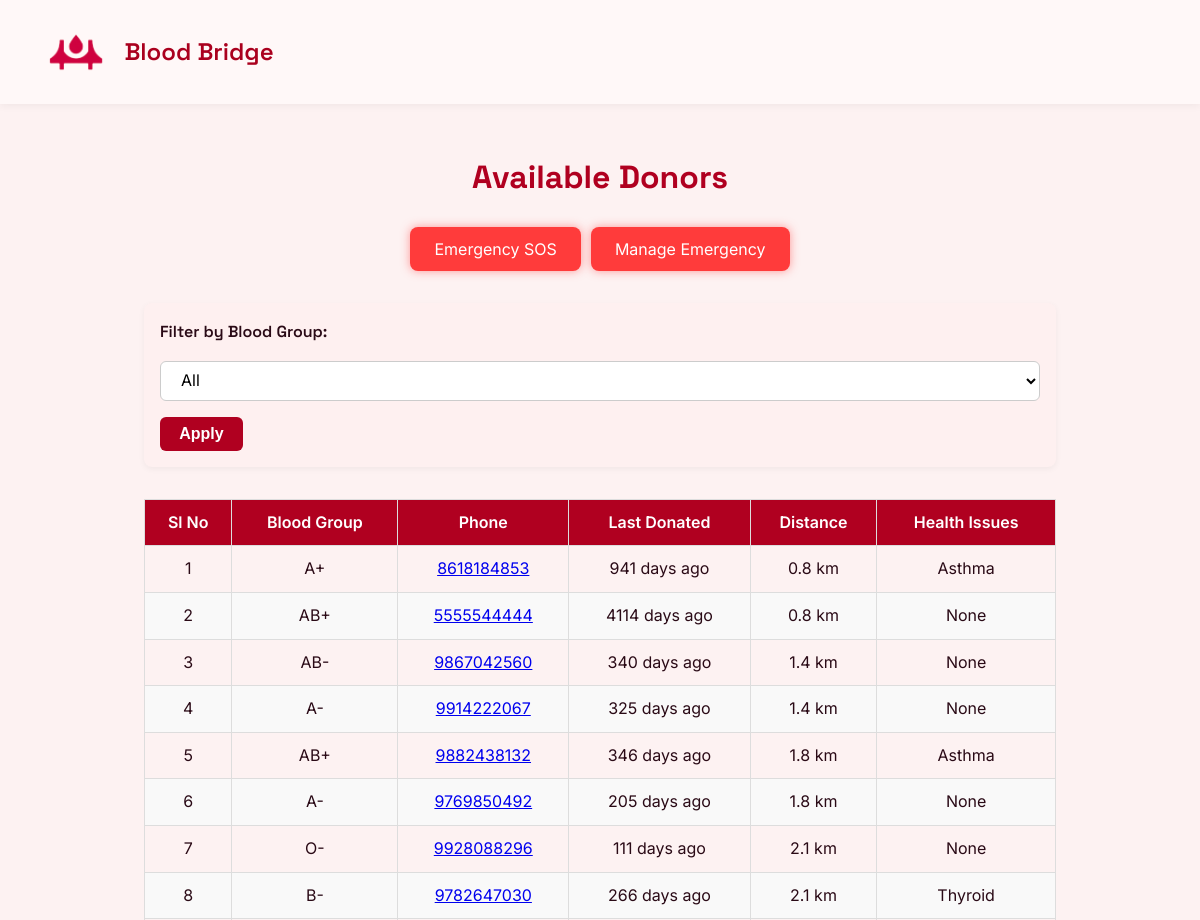
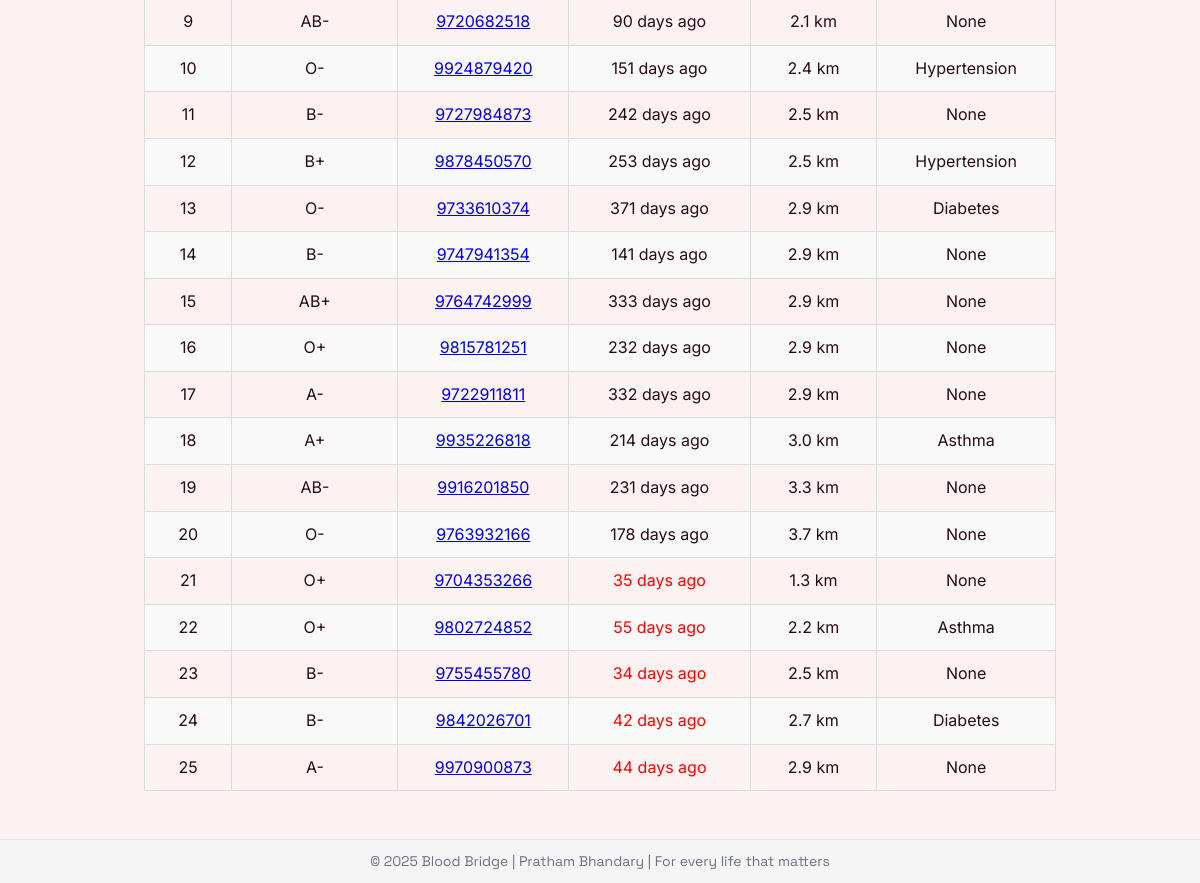
Screenshot of /hospital-dashboard (signed in) with the database file from the repository (2 pictures, top to bottom).
### tables this page shows
CREATE TABLE donors (
            id INTEGER PRIMARY KEY AUTOINCREMENT,
            name TEXT NOT NULL,
            email TEXT UNIQUE NOT NULL,
            phone TEXT NOT NULL,
            dob TEXT NOT NULL,
            blood_group TEXT NOT NULL,
            address_line TEXT,
            city TEXT,
            state TEXT,
            pincode TEXT,
            latitude REAL,
            longitude REAL,
            notify INTEGER DEFAULT 1,
            last_donated TEXT,
            health_problems TEXT
        );

### run.py (the view)
@app.route("/hospital-dashboard")
def hospital_dashboard():
    print(session.get('hospital_data'))
    if session.get('hospital_data'):
        hospital = session.get('hospital_data')
        hospital_lat = hospital['latitude']
        hospital_lon = hospital['longitude']
        selected_group = request.args.get("blood_group")
        raw_donors = get_all_donors()
        processed_donors = []
        for donor in raw_donors:
            dist = (
                calculate_distance(hospital_lat, hospital_lon, donor['latitude'], donor['longitude'])
                if donor['latitude'] and donor['longitude'] else float('inf')
            )
            last_donated_days = days_since(donor.get('last_donated'))
            eligible = is_eligible_to_donate(donor.get('last_donated'))
            if not selected_group or donor['blood_group'] == selected_group:
                processed_donors.append({
                    "blood_group": donor["blood_group"],
                    "contact": donor["phone"],
                    "distance": dist,
                    "last_donated_days": last_donated_days,
                    "diseases": donor.get("health_problems", "None"),
                    "eligible": eligible
                })
        eligible_donors = sorted([d for d in processed_donors if d['eligible']], key=lambda d: d['distance'])
        ineligible_donors = [d for d in processed_donors if not d['eligible']]
        top_eligible = eligible_donors[:20]
        if top_eligible:
            max_distance = top_eligible[-1]['distance']
        else:
            max_distance = float('inf')  # fallback if no eligible donors
        nearby_ineligible = [d for d in ineligible_donors if d['distance'] <= max_distance]
        final_donors = top_eligible + sorted(nearby_ineligible, key=lambda d: d['distance'])
        return render_template("hospital-dashboard.html", donors=final_donors)
    return redirect(url_for("hospital_login"))

### database.py (called while the page is built)
def get_all_donors():
    conn = sqlite3.connect(DATABASE)
    conn.row_factory = sqlite3.Row
    c = conn.cursor()
    c.execute('SELECT * FROM donors')
    donors = c.fetchall()
    conn.close()
    return [dict(row) for row in donors]

def calculate_distance(lat1, lon1, lat2, lon2):
    R = 6371  # Radius of Earth in km
    dlat = radians(lat2 - lat1)
    dlon = radians(lon2 - lon1)
    a = sin(dlat/2)**2 + cos(radians(lat1)) * cos(radians(lat2)) * sin(dlon/2)**2
    c = 2 * atan2(sqrt(a), sqrt(1 - a))
    return round(R * c, 1)

def days_since(date_str):
    try:
        date = datetime.strptime(date_str, '%Y-%m-%d')
        return (datetime.now() - date).days
    except:
        return "N/A"

def is_eligible_to_donate(last_donated_date_str):
    if not last_donated_date_str:
        return True  # No record means never donated — eligible
    try:
        last_donated = datetime.strptime(last_donated_date_str, "%Y-%m-%d")
        return (datetime.now() - last_donated).days >= 90
    except:
        return False  # Invalid date format

### templates/hospital-dashboard.html (shortened to what this page needs)
<!DOCTYPE html>
<html lang="en">
<head>
  <link rel="stylesheet" href="{{ url_for('static', filename='css/style.css') }}" />
</head>
<body>
  <header>
    <nav class="navbar">
      <div class="logo"><img src="{{ url_for('static', filename='resourses/logo4.png') }}" alt="" class="logo-img"><span style="padding-left: 10px;">Blood Bridge</span></div>
    </nav>
  </header>
  <section class="container donor-list">
    <h2>Available Donors</h2>
    <div style="
      display: flex;
      align-items: center;
      justify-content: center;
      gap: 10px;">
      <form action="/sos" method="post" class="sos">
        <button type="submit" class="sos-button">Emergency SOS</button>
      </form>
      <form action="/manage-emergency" method="post" class="sos">
        <button type="submit" class="sos-button">Manage Emergency</button>
      </form>
    </div>
    <div class="form-group">
        <form method="get" action="/hospital-dashboard" class="filter-form">
            <label for="blood_group">Filter by Blood Group:</label>
            <select name="blood_group" id="blood_group">
                <option value="">All</option>
            </select>
            <button type="submit">Apply</button>
        </form>
    </div>
    <table class="donor-table">
  <thead>
    <tr>
      <th>Sl No</th>
      <th>Blood Group</th>
      <th>Phone</th>
      <th>Last Donated</th>
      <th>Distance</th>
      <th>Health Issues</th>
    </tr>
  </thead>
    <tbody>
            {% for donor in donors %}
                <tr>
                    <td>{{ loop.index }}</td>
                    <td>{{ donor.blood_group }}</td>
                    <td><a href="tel:+91{{ donor.contact }}">{{ donor.contact }}</a></td>
                    <td class="{{ 'eligible' if donor.eligible else 'not-eligible' }}">
                        {{ donor.last_donated_days }} days ago
                    </td>
                    <td>{{ donor.distance }} km</td>
                    <td>{{ donor.diseases or 'None' }}</td>
                </tr>
            {% endfor %}
        </tbody>
    </table>
    </section>
  <footer>
    <div class="footer-content">
      <p>&copy; 2025 Blood Bridge | Pratham Bhandary | For every life that matters</p>
    </div>
  </footer>
</body>
</html>

### static/css/style.css (style rules this page uses)
:root { --primary: #b00020; --accent: #f47c7c; --bg-light: #fdf2f2; --text: #2a0a16; --white: #ffffff; --shadow: rgba(0, 0, 0, 0.08); --radius: 12px; --transition: 0.3s ease; }
* { margin: 0; padding: 0; box-sizing: border-box; }
body { font-family: 'Inter', sans-serif; background: var(--bg-light); color: var(--text); line-height: 1.6; scroll-behavior: smooth; }
.navbar { display: flex; justify-content: space-between; align-items: center; padding: 1.2rem 2rem; background: var(--white); box-shadow: 0 2px 8px var(--shadow); position: sticky; top: 0; z-index: 1000; }
.logo { font-size: 1.6rem; font-weight: 700; color: var(--primary); }
.container { max-width: 960px; margin: 3rem auto; padding: 0 1.5rem; }
footer { background: var(--white); border-top: 1px solid #e5e7eb; padding: 1.5rem; text-align: center; font-size: 0.95rem; color: #6b7280; }
h1, h2, .logo { font-family: 'Space Grotesk', sans-serif; }
.register-form input, .register-form textarea, select { width: 100%; padding: 0.8rem 1rem; font-size: 1rem; border: 1px solid #ccc; border-radius: 12px; background-color: #f9f9f9; transition: border 0.3s ease, background-color 0.3s ease; font-family: 'Inter', sans-serif; }
.donor-list h2 { font-family: 'Space Grotesk', sans-serif; font-size: 2rem; color: var(--primary); margin-bottom: 1.5rem; text-align: center; }
.donor-table { width: 100%; border-collapse: collapse; margin-top: 30px; font-family: 'Inter', sans-serif; }
.donor-table th, .donor-table td { border: 1px solid #ddd; padding: 10px; text-align: center; }
.donor-table th { background-color: var(--primary); color: white; font-weight: 600; }
.donor-table tr:nth-child(even) { background-color: #f9f9f9; }
.filter-form { display: flex; flex-wrap: wrap; align-items: center; gap: 1rem; margin: 2rem 0; padding: 1rem; background-color: #fef0f0; border-radius: 8px; box-shadow: 0 2px 6px rgba(0, 0, 0, 0.05); }
.filter-form label { font-weight: 600; color: var(--text); }
.filter-form select { padding: 0.5rem 1rem; border: 1px solid #ccc; border-radius: 6px; font-size: 1rem; background-color: #fff; min-width: 120px; cursor: pointer; }
.filter-form button { padding: 0.5rem 1.2rem; background-color: var(--primary); color: #fff; border: none; border-radius: 6px; font-size: 1rem; font-weight: 600; cursor: pointer; transition: background-color 0.3s ease; }
.sos-button { background-color: #ff3b3b; color: #fff; border: none; padding: 0.75rem 1.5rem; font-size: 1rem; border-radius: 8px; cursor: pointer; transition: background-color 0.3s ease; font-family: 'Inter', sans-serif; box-shadow: 0 0 10px rgba(255, 59, 59, 0.5); }
.sos { display: flex; justify-content: center; }
.logo { display: flex; align-items: center; justify-content: center; padding: 1rem; background-color: auto; }
.logo-img { height: 50px; width: auto; object-fit: contain; transition: transform 0.3s ease; }
nav.navbar { display: flex; justify-content: space-between; align-items: center; background-color: var(--primary-bg, #fff8f8); padding: 1rem 2rem; box-shadow: 0 2px 8px rgba(0, 0, 0, 0.05); flex-wrap: wrap; position: relative; z-index: 10; }
.logo { display: flex; align-items: center; font-family: 'Space Grotesk', sans-serif; font-size: 1.5rem; font-weight: 600; color: #aa001e; }
.logo-img { height: 40px; width: auto; margin-right: 0.5rem; object-fit: contain; }
:root { --primary-color: #aa001e; --bg-color: #fff8f8; --hover-color: #8e0018; }
* { box-sizing: border-box; margin: 0; padding: 0; }
body { font-family: 'Space Grotesk', sans-serif; }
.navbar { display: flex; justify-content: space-between; align-items: center; background-color: var(--bg-color); padding: 1rem 2rem; box-shadow: 0 2px 8px rgba(0, 0, 0, 0.05); flex-wrap: wrap; position: relative; }
.logo { display: flex; align-items: center; font-size: 1.5rem; font-weight: 600; color: var(--primary-color); }
.logo-img { height: 40px; width: auto; margin-right: 10px; }
.not-eligible { color: red; }
footer { text-align: center; padding: 10px; font-size: 14px; background-color: #f5f5f5; }

### rows the page displays
donors: blood_group "A+", contact "8618184853", last_donated_days "941", distance "0.8", health_problems "Asthma"
donors: blood_group "AB+", contact "5555544444", last_donated_days "4114", distance "0.8", diseases "None"
donors: blood_group "AB-", contact "9867042560", last_donated_days "340", distance "1.4", health_problems "None"
donors: blood_group "A-", contact "9914222067", last_donated_days "325", distance "1.4", health_problems "None"
donors: blood_group "AB+", contact "9882438132", last_donated_days "346", distance "1.8", health_problems "Asthma"
donors: blood_group "A-", contact "9769850492", last_donated_days "205", distance "1.8", health_problems "None"
donors: blood_group "O-", contact "9928088296", last_donated_days "111", distance "2.1", health_problems "None"
donors: blood_group "B-", contact "9782647030", last_donated_days "266", distance "2.1", health_problems "Thyroid"
donors: blood_group "AB-", contact "9720682518", last_donated_days "90", distance "2.1", health_problems "None"
donors: blood_group "O-", contact "9924879420", last_donated_days "151", distance "2.4", health_problems "Hypertension"
donors: blood_group "B-", contact "9727984873", last_donated_days "242", distance "2.5", health_problems "None"
donors: blood_group "B+", contact "9878450570", last_donated_days "253", distance "2.5", health_problems "Hypertension"
donors: blood_group "O-", contact "9733610374", last_donated_days "371", distance "2.9", health_problems "Diabetes"
donors: blood_group "B-", contact "9747941354", last_donated_days "141", distance "2.9", health_problems "None"
donors: blood_group "AB+", contact "9764742999", last_donated_days "333", distance "2.9", health_problems "None"
donors: blood_group "O+", contact "9815781251", last_donated_days "232", distance "2.9", health_problems "None"
donors: blood_group "A-", contact "9722911811", last_donated_days "332", distance "2.9", health_problems "None"
donors: blood_group "A+", contact "9935226818", last_donated_days "214", distance "3.0", health_problems "Asthma"
donors: blood_group "AB-", contact "9916201850", last_donated_days "231", distance "3.3", health_problems "None"
donors: blood_group "O-", contact "9763932166", last_donated_days "178", distance "3.7", health_problems "None"
donors: blood_group "O+", contact "9704353266", last_donated_days "35", distance "1.3", health_problems "None"
donors: blood_group "O+", contact "9802724852", last_donated_days "55", distance "2.2", health_problems "Asthma"
donors: blood_group "B-", contact "9755455780", last_donated_days "34", distance "2.5", health_problems "None"
donors: blood_group "B-", contact "9842026701", last_donated_days "42", distance "2.7", health_problems "Diabetes"
donors: blood_group "A-", contact "9970900873", last_donated_days "44", distance "2.9", health_problems "None"
